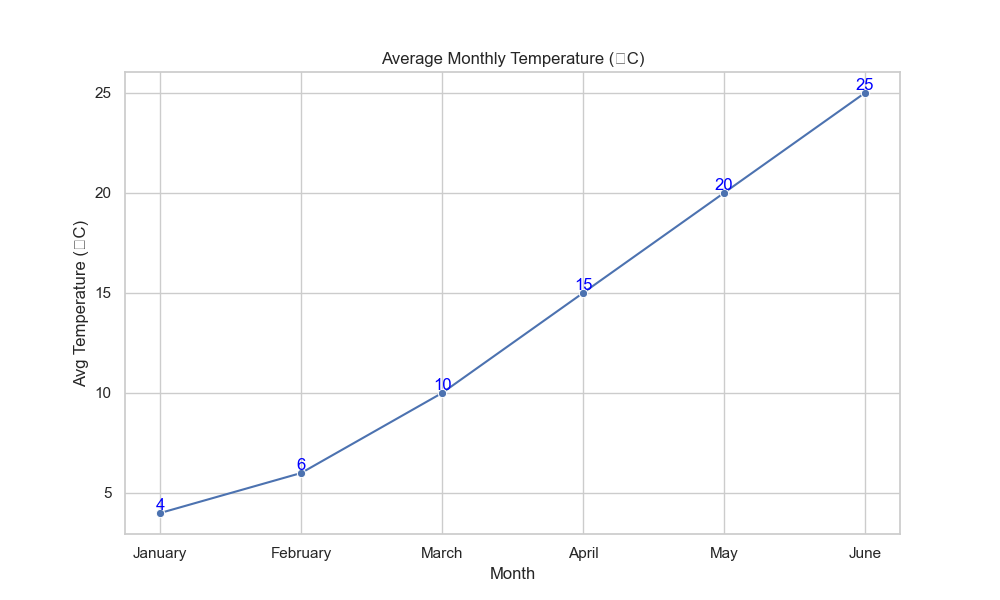

The Python source for this figure:

import pandas as pd
import seaborn as sns
import matplotlib.pyplot as plt

# Creating the dataset
data = {
    'Month': ['January', 'February', 'March', 'April', 'May', 'June'],
    'AverageTemperature': [4, 6, 10, 15, 20, 25]
}

# Convert the data into a DataFrame
df = pd.DataFrame(data)

# Initialize the matplotlib figure
plt.figure(figsize=(10, 6))

# Plotting the line chart with a Seaborn palette
line_chart = sns.lineplot(x='Month', y='AverageTemperature', data=df, 
                          palette=['#FF5733', '#C70039', '#900C3F', '#571845'],
                          marker='o')

# Annotate each point with its value
for x, y in zip(df['Month'], df['AverageTemperature']):
    plt.text(x=x, y=y, s=y, color='blue', va='bottom', ha='center')

# Set the title of the graph
plt.title('Average Monthly Temperature (°C)')

# Adjust the labels and the legend
plt.xlabel('Month')
plt.ylabel('Avg Temperature (°C)')

# Show the final result
plt.show()
